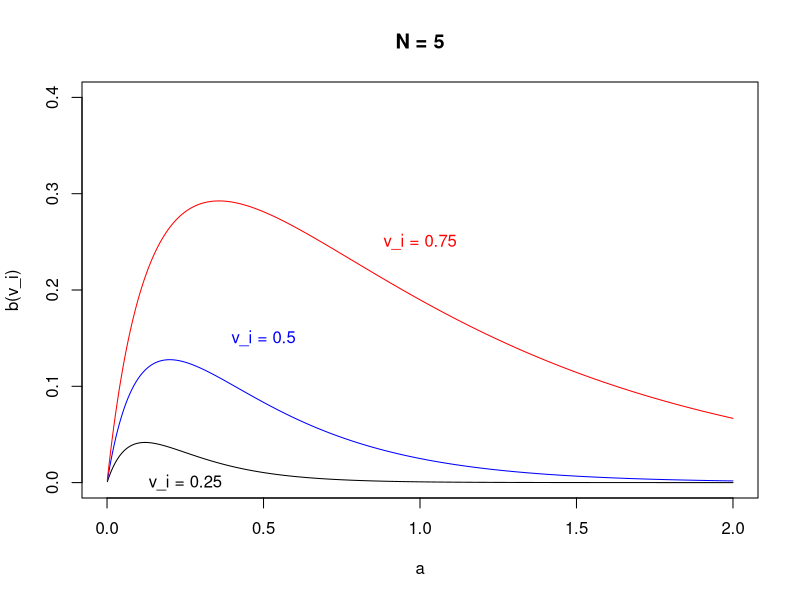

This chart was generated by the following R code:
## ---- chunk 1
knitr::opts_chunk$set(echo = TRUE)

library(tidyverse)
## ---- chunk 2

N <- 5

v <- c(.25, .5, .75)

a <- seq(.001, 2, .001)

plot(1, xlim = c(0, 2), ylim = c(0, .4), type = "n", xlab = "a", ylab = "b(v_i)", main = "N = 5")

lines(x = a, y = (a*N-a) / (a*N-a+1) * v[1]^(a*N-a+1), col = "black")
lines(x = a, y = (a*N-a) / (a*N-a+1) * v[2]^(a*N-a+1), col = "blue")
lines(x = a, y = (a*N-a) / (a*N-a+1) * v[3]^(a*N-a+1), col = "red")

text("v_i = 0.25", col = "black", x= .25, y=0)
text("v_i = 0.5", col = "blue", x= .5, y=.15)
text("v_i = 0.75", col = "red", x= 1, y=.25)

